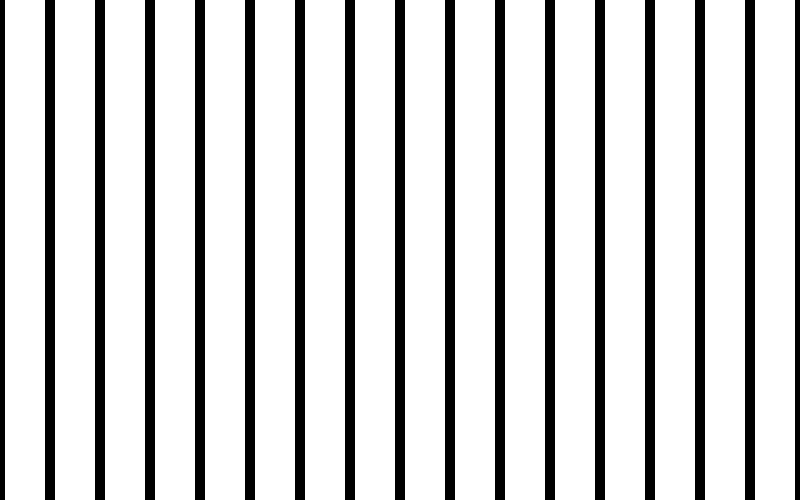
Frame 1 (no input)
Frame 60 (no input): identical to frame 1, image omitted
Frame 120 (the mouse pressed at the canvas centre since frame 60): identical to frame 1, image omitted

The p5.js sketch that drew this single still picture (run headless with seeded random() and noise() and a simulated clock; from frame 60 on, the mouse is pressed at the canvas centre):

// p5.js sketch
// ── sketch.js
var x = 0;


function setup() {
createCanvas(800, 500);
}

function draw() {
 while (x < windowWidth) {
   stroke(0);
   strokeWeight(10);
   line(x, 0, x, windowHeight);
   x += 50;
 }
  
}
